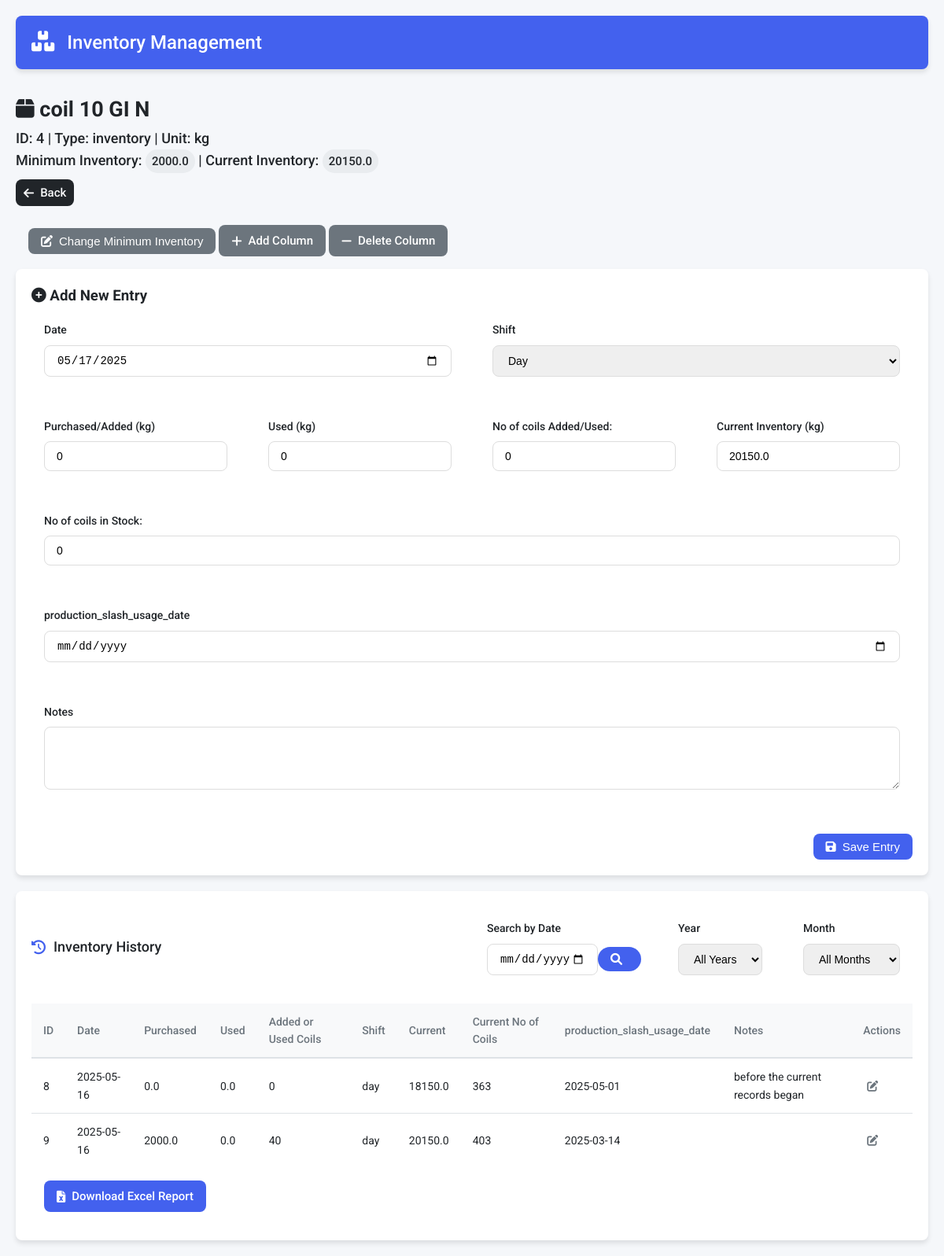
Screenshot of /item/4 with the database file from the repository.
### tables this page shows
CREATE TABLE items
                     (id INTEGER PRIMARY KEY AUTOINCREMENT,
                      name TEXT UNIQUE,
                      item_type TEXT,
                      item_unit TEXT,
                      minimum_inventory REAL,
                      current_inventory REAL check(current_inventory >= 0) default 0,
                      init_inventory_pm REAL,
                      updated_at TIMESTAMP DEFAULT CURRENT_TIMESTAMP,
                      has_rolls INTEGER BOOLEAN DEFAULT 0,
                      custom_fields TEXT);

CREATE TABLE item_coil_10_gi_n (id INTEGER PRIMARY KEY AUTOINCREMENT, item_id INTEGER NOT NULL REFERENCES items(id) ON DELETE CASCADE, purchased_kg REAL, used_kg REAL, added_used_coils INTEGER , date DATE, current_inventory REAL CHECK(current_inventory >= 0) default 0, current_no_coils INTEGER , shift TEXT, notes TEXT, production_slash_usage_date TEXT);

### app.py (the view, shortened to what this page needs)
@app.route('/item/<int:item_id>', methods=['GET', 'POST'])
def item_form(item_id):
    conn = get_db_connection()
    c = conn.cursor()
    c.execute('SELECT name, item_type,item_unit, minimum_inventory,current_inventory,has_rolls ,custom_fields FROM items WHERE id = ?', (item_id,))
    item = c.fetchone()
    if not item:
        return "Item not found", 404
    item_name, item_type, item_unit ,min_inv,cur_inv,has_rolls, custom_fields_str = item
    custom_fields = json.loads(custom_fields_str) if custom_fields_str else {}
    table_name = f"item_{normalize_names(item_name)}"
    month = request.args.get('month')
    year = request.args.get('year')
    search_res = request.args.get('date_search')
    print(search_res , "!!!!!!!!!!!!here")
    query = f"SELECT * FROM {table_name}"
    params = []
    query += " ORDER BY id ASC limit 10"
    c.execute(query, params)
    columns = [description[0] for description in c.description]
    entries = [dict(zip(columns, row)) for row in c.fetchall()]
    c.execute(f"SELECT DISTINCT strftime('%Y', date) AS year FROM {table_name} ORDER BY year")
    available_years = [row[0] for row in c.fetchall()]
    months_map = {
        '01': 'January', '02': 'February', '03': 'March',
        '04': 'April', '05': 'May', '06': 'June',
        '07': 'July', '08': 'August', '09': 'September',
        '10': 'October', '11': 'November', '12': 'December'
        }
    c.execute(f"SELECT DISTINCT strftime('%m-%Y', date) AS month_year FROM {table_name} ORDER BY month_year DESC")
    available_months = [ (row[0], months_map.get(row[0][:2], 'Unknown')) for row in c.fetchall()]
    print(available_months)
    conn.close()
    return render_template('item_form.html',
                         item_id=item_id,
                         item_name=item_name,
                         item_type=item_type,
                         item_unit = item_unit,
                         min_inv=min_inv,
                         cur_inv = cur_inv,
                         has_rolls = has_rolls,
                         custom_fields=custom_fields,
                         entries=entries,
                         current_date=datetime.now().strftime('%Y-%m-%d'),
                         available_years=available_years,
                         available_months=available_months,
                         current_year=year,
                         current_month=month)

### templates/Item_form.html (shortened to what this page needs)
{% extends "base.html" %}
{% block content %}
    <div class="item-detail-container">
        <div class="item-header">
                <h2><i class="fas fa-box"></i> {{ item_name }}</h2>
                <p class="item-meta">ID: {{ item_id }} | Type: {{ item_type }} | Unit: {{ item_unit }}</p>
                <p class="item-inventory">
                    Minimum Inventory: <span class="badge">{{ min_inv }}</span> |
                    Current Inventory: <span class="badge">{{ cur_inv }}</span>
                </p>
            <a href="{{ url_for('index') }}" class="btn btn-back">
                <i class="fas fa-arrow-left"></i> Back
            </a>
        </div>
        <div class="action-buttons" style="margin: 1rem;">
            <button onclick="toggleMinInvEdit()" class="btn btn-secondary" id="editMinInvBtn">
                <i class="fas fa-edit"></i> Change Minimum Inventory
            </button>
            <a href="{{ url_for('add_column', item_id=item_id) }}" class="btn btn-secondary">
                <i class="fas fa-plus"></i> Add Column
            </a>
            <a href="{{ url_for('delete_column', item_id=item_id) }}" class="btn btn-secondary">
                <i class="fas fa-minus"></i> Delete Column
            </a>
        </div>
        <div class="form-container">
            <h3><i class="fas fa-plus-circle"></i> Add New Entry</h3>
            <form method="POST" class="entry-form">
                <div class="form-row">
                    <div class="form-group">
                        <label for="date">Date</label>
                        <input type="date" id="date" name="date" required>
                    </div>
                    <div class="form-group">
                        <label for="shift">Shift</label>
                        <select id="shift" name="shift" required>
                            <option value="day">Day</option>
                        </select>
                    </div>
                </div>
                <div class="form-row">
                    <div class="form-group">
                        <label for="purchased">Purchased/Added ({{item_unit}})</label>
                        <input type="number" id="purchased" name="purchased" min="0" value="0" step="0.001" required>
                    </div>
                    <div class="form-group">
                        <label for="used">Used ({{item_unit}})</label>
                        <input type="number" id="used" name="used" min="0" value="0" step="0.001" required>
                    </div>
                    {% if has_rolls %}
                    <div class="form-group">
                        <label for="added_used_coils">No of coils Added/Used: </label>
                        <input type="number" id="added_used_coils" name="added_used_coils"  value="0" step="1" required>
                    </div>
                    {% endif %}
                    <div class="form-group">
                        <label for="current_inventory">Current Inventory ({{item_unit}})</label>
                        <input type="number" id="current_inventory" name="current_inventory" min="0" value="{{cur_inv}}" readonly>
                    </div>
                    {% if has_rolls %}
                    <div class="form-group">
                        <label for="current_no_coils">No of coils in Stock: </label>
                        <input type="number" id="current_no_coils" name="current_no_coils" min="0" value="0" step="1" readonly>
                    </div>
                    {% endif %}
                </div>
                {% for field_name, field_type in custom_fields.items() %}
                    <div class="form-group">
                        <label for="custom_{{ field_name }}">{{ field_name }}</label>
                        {% if field_type == 'number' %}
                            <input type="number" id="custom_{{ field_name }}" name="custom_{{ field_name }}" value="0" step="0.001" min="0">
                        {% elif field_type == 'date' %}
                            <input type="date" id="custom_{{ field_name }}" name="custom_{{ field_name }}">
                        {% else %}
                            <input type="text" id="custom_{{ field_name }}" name="custom_{{ field_name }}">
                        {% endif %}
                    </div>
                {% endfor %}
                <div class="form-group">
                    <label for="notes">Notes</label>
                    <textarea id="notes" name="notes" rows="3"></textarea>
                </div>
                <div class="form-actions">
                    <button type="submit" class="btn btn-primary">
                        <i class="fas fa-save"></i> Save Entry
                    </button>
                </div>
            </form>
        </div>
        <div class="history-container">
            <div class="history-header">
                <h3><i class="fas fa-history"></i> Inventory History</h3>
                <div class="filters">
                    <form method="GET" action="{{ url_for('item_form', item_id=item_id) }}" class="date-search-form">
                        <div class="form-group">
                            <label for="date_search">Search by Date</label>
                            <div class="input-group">
                                <input type="date" id="date_search" name="date_search" value="{{ search_res if search_res else '' }}"
                                       max="{{ datetime.now().strftime('%Y-%m-%d') }}">
                                <button type="submit" class="btn btn-primary" style="border-radius: 20px;">
                                    <i class="fas fa-search"></i>
                                </button>
                            </div>
                        </div>
                    </form>
                    <form method="GET" action="{{ url_for('item_form', item_id=item_id) }}" class="filter-form">
                        <div class="form-row">
                            <div class="form-group">
                                <label for="year">Year</label>
                                <select name="year" id="year" onchange="this.form.submit()">
                                    <option value="">All Years</option>
                                </select>
                            </div>
                            <div class="form-group">
                                <label for="month">Month</label>
                                <select name="month" id="month" onchange="this.form.submit()">
                                    <option value="">All Months</option>
                                </select>
                            </div>
                        </div>
                    </form>
                </div>
            </div>
            {% if entries %}
            <div class="table-responsive">
                <table class="history-table">
                    <thead>
                        <tr>
                            <th>ID</th>
                            <th>Date</th>
                            <th>Purchased</th>
                            <th>Used</th>
                            {% if has_rolls %}<th>Added or Used Coils</th> {% endif %}
                            <th>Shift</th>
                            <th>Current</th>
                            {% if has_rolls %}<th>Current No of Coils</th>  {% endif %}
                            {% for field_name in custom_fields %}
                                <th>{{ field_name }}</th>
                            {% endfor %}
                            <th>Notes</th>
                            <th>Actions</th>
                        </tr>
                    </thead>
                    <tbody>
                        {% for entry in entries %}
                            <tr>
                                <td>{{entry.id}}</td>
                                <td>{{ entry.date }}</td>
                                <td>{{ entry['purchased_' ~ item_unit] }}</td>
                                <td>{{ entry['used_' ~ item_unit] }}</td>
                                {% if has_rolls %}
                                    <td>{{ entry['added_used_coils'] }}</td>
                                {% endif %}
                                <td>{{ entry.shift }}</td>
                                <td>{{entry.current_inventory}}</td>
                                {% if has_rolls %}
                                    <td>{{ entry['current_no_coils'] }}</td>
                                {% endif %}
                                {% for field_name in custom_fields %}
                                    <td>{{ entry.get(field_name, '') }}</td>
                                {% endfor %}
                                <td>{{ entry.notes }}</td>
                                <td>
                                    {% set entry_date = entry.date %}
                                    {% set today = datetime.now().strftime('%Y-%m-%d') %}
                                    {% if (datetime.strptime(today, '%Y-%m-%d') - datetime.strptime(entry_date, '%Y-%m-%d')).days <= 1 %}
                                        <a href="{{ url_for('edit_entry', item_id=item_id, entry_id=entry.id) }}"
                                        class="btn-icon" title="Edit">
                                            <i class="fas fa-edit"></i>
                                        </a>
                                    {% else %}
                                        <span class="text-muted">Locked</span>
                                    {% endif %}
                                </td>
                            </tr>
                        {% endfor %}
                    </tbody>
                </table>
            </div>
            {% else %}
            <div class="empty-state">
                <i class="fas fa-box-open"></i>
                <h3>No history entries</h3>
                <p>Add your first entry to see it here</p>
            </div>
            {% endif %}
            <div class="download-section" style="margin: 1rem 0 1rem 1rem;">
                <a href="{{ url_for('generate_excel', item_id=item_id) }}" class="btn btn-primary">
                    <i class="fas fa-file-excel"></i> Download Excel Report
                </a>
            </div>
        </div>
    </div>
{% endblock %}

### rows the page displays
items: name "coil 10 GI N", item_type "inventory", item_unit "kg", minimum_inventory "2000.0", current_inventory "20150.0"
item_coil_10_gi_n: id "8", date "2025-05-16", purchased_kg.item_unit "0.0", used_kg.item_unit "0.0", added_used_coils "0", shift "day", current_inventory "18150.0", current_no_coils "363", get "2025-05-01", notes "before the current records began"
item_coil_10_gi_n: id "9", date "2025-05-16", purchased_kg.item_unit "2000.0", used_kg.item_unit "0.0", added_used_coils "40", shift "day", current_inventory "20150.0", current_no_coils "403", get "2025-03-14"

### other values shown
{{ item_id }} "4"
{{ field_name }} "production_slash_usage_date"
